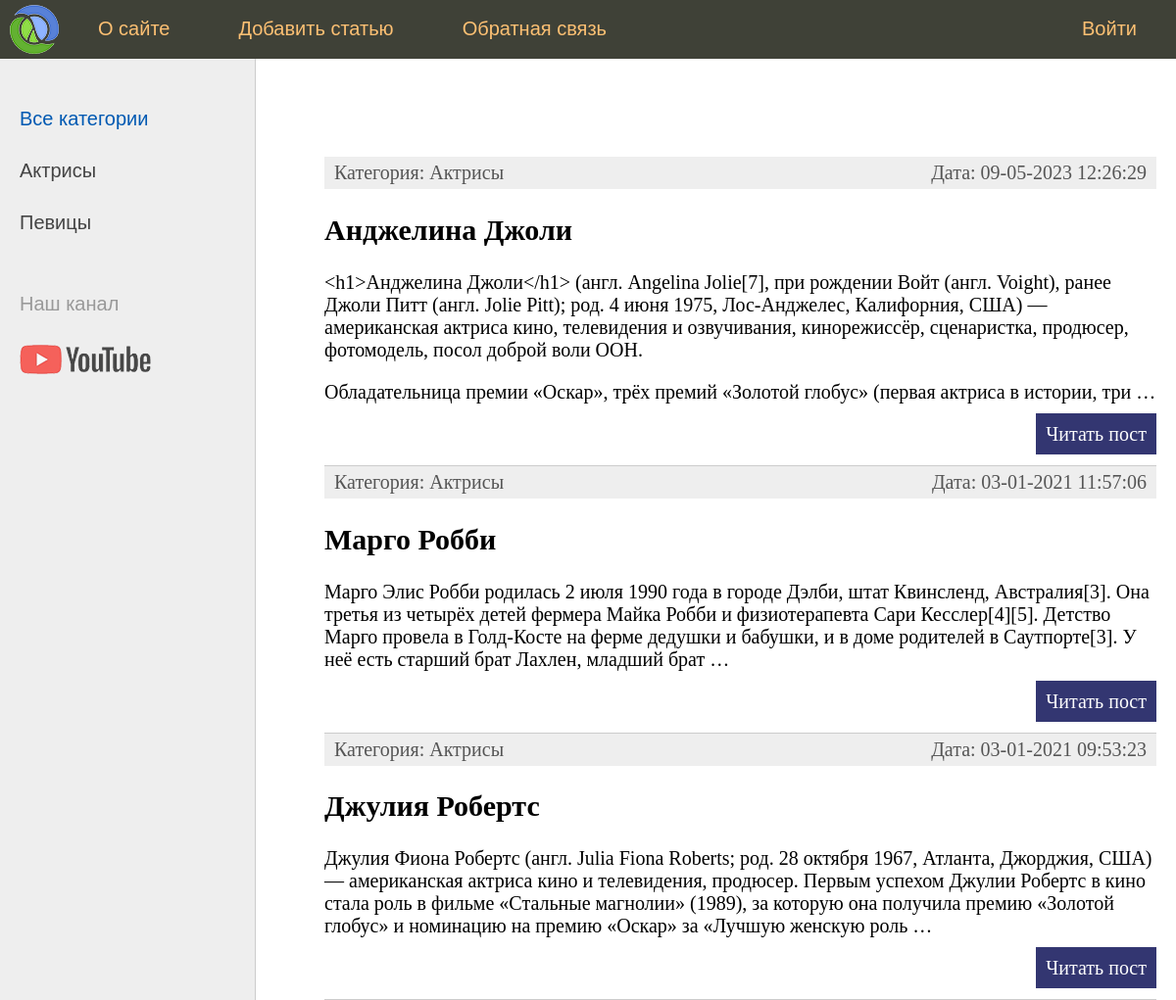
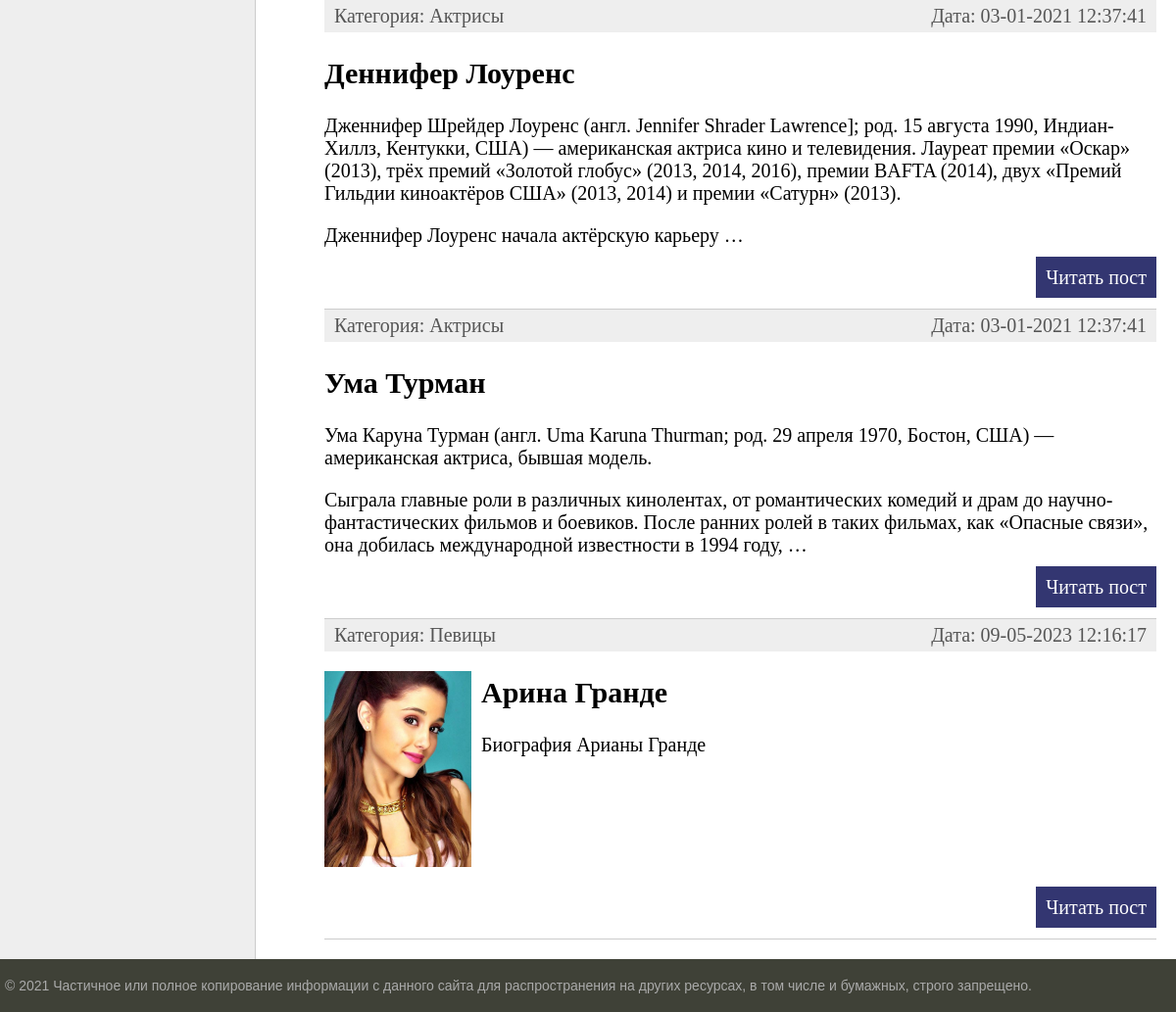
The page / on the database its author committed (2 pictures, top to bottom).
### women/models.py (models this page shows, shortened)
class Category(models.Model):
    name = models.CharField(max_length=100, db_index=True, verbose_name='Название категории')
    def __str__(self):
        return self.name
    def get_absolute_url(self):
        return reverse('category', kwargs={'cat_id': self.pk})
    class Meta:
        verbose_name = 'Категории'
        verbose_name_plural = 'Категории'
        ordering = ['name']

class Women(models.Model):
    title = models.CharField(max_length=255, verbose_name='Заголовок')
    content = models.TextField(blank=True, verbose_name='Текст статьи')
    photo = models.ImageField(upload_to="photos/%Y/%m/%d", verbose_name="Фото")
    time_create = models.DateTimeField(auto_now_add=True, verbose_name='Дата создания')
    time_update = models.DateTimeField(auto_now=True, verbose_name='Дата изменения')
    is_published = models.BooleanField(default=True, verbose_name='Публикация')
    cat = models.ForeignKey('Category', on_delete=models.PROTECT, null=True, verbose_name='Категория')
    def get_absolute_url(self):
        return reverse('post', kwargs={'post_id': self.pk})
    class Meta:
        verbose_name = 'Известные женщины'
        verbose_name_plural = 'Известные женщины'
        ordering = ['time_create', 'title']

### women/views.py (the view)
# urls.py: path('', index, name='home'),
def index(request):
    posts = Women.objects.all()
    context = {
        'posts': posts,
        'title': 'Main page',
        'cat_selected': 0,
    }
    return render(request, 'women/index.html', context=context)

### women/templatetags/women_tags.py (called while the page is built)
@register.inclusion_tag('women/nav_menu.html')
def show_nav_menu():
    menu = [
        {'title': 'О сайте', 'url_name': 'about'},
        {'title': 'Добавить статью', 'url_name': 'add_page'},
        {'title': 'Обратная связь', 'url_name': 'contact'},
        {'title': 'Войти', 'url_name': 'login'},
    ]
    posts = Women.objects.all()
    return {'posts': posts,
            'menu': menu,
            'title': 'Main page',
            'cat_selected': 0,}

@register.inclusion_tag('women/list_categories.html')
def show_categories(sort=None, cat_selected=0):
    if not sort:
        cats = Category.objects.all()
    else:
        cats = Category.objects.order_by(sort)
    return {'cats': cats, 'cat_selected': cat_selected}

### women/templates/women/index.html (shortened to what this page needs)
{% extends 'women/base.html' %}
{% block content %}
<ul class="list-articles">
	{% for p in posts %}
		<li><div class="article-panel">
			<p class="first">Категория: {{p.cat}}</p>
			<p class="last">Дата: {{p.time_update|date:"d-m-Y H:i:s"}}</p>
		</div>
		{% if p.photo %}
			<p><img class="img-article-left thumb" src="{{p.photo.url}}" alt="#"></p>
		{% endif %}
		<h2>{{p.title}}</h2>
			{% autoescape on%}
		<p>{{p.content|linebreaks|truncatewords:50}}</p>
			{% endautoescape %}
		<p class="link-read-post"><a href="{{p.get_absolute_url}}">Читать пост</a></p>
		</li>
	{% endfor %}
</ul>
{% endblock %}

### women/templates/women/list_categories.html
{% for c in cats %}
    {% if c.pk == cat_selected %}
        <li class="selected">{{c.name}}</li>
    {% else %}
        <li><a href="{{c.get_absolute_url}}">{{c.name}}</a></li>
    {% endif %}
{% endfor %}

### women/static/women/css/styles.css (style rules this page uses)
html, body { font-family: 'Arial'; margin: 0; padding: 0; height: 100%; width: 100%; color: #444; }
a { color: #0059b2; text-decoration: none; }
img { max-width: 600px; height: auto; }
img.img-article-left { max-width: 300px; height: auto; float: left; padding: 0 10px 10px 0; }
img.img-article-left.thumb { max-width: 150px; height: auto; }
p.link-read-post { text-align: right; }
p.link-read-post a { padding: 10px; min-width: 100px; background: #333671; color: #fff; text-decoration: none; }
div.article-panel { background: #eee; padding: 5px 10px 5px 10px; box-sizing: border-box; overflow: hidden; color: #555; }
div.article-panel p.first { margin: 0; float: left; }
div.article-panel p.last { margin: 0; float: right; }
ul.list-articles { list-style: none; margin: 0; padding: 0; }
ul.list-articles li { border-bottom: 1px solid #ccc; }
.left-chapters ul li { margin: 30px 0 0 0; color: #999; }
.left-chapters ul li a { color: #444; text-decoration: none; }

### rows shown on the page
Category: name "Актрисы"
Category: name "Певицы"
Women: cat "Актрисы", time_update "09-05-2023 12:26:29", title "Анджелина Джоли", content "<h1>Анджелина Джоли</h1> (англ. Angelina Jolie[7], при рождении Войт (англ. Voight), ранее Джоли Питт (англ. Jolie Pitt); род. 4 июня 1975, Лос-Анджелес, Калифорния, США) — американская актриса кино, телевидения и озвучивания, кинорежиссёр, сценаристка, продюсер, фотомодель, посол доброй воли ООН. Обладательница премии «Оскар», трёх премий «Золотой глобус» (первая актриса в истории, три …"
Women: cat "Актрисы", time_update "03-01-2021 11:57:06", title "Марго Робби", content "Марго Элис Робби родилась 2 июля 1990 года в городе Дэлби, штат Квинсленд, Австралия[3]. Она третья из четырёх детей фермера Майка Робби и физиотерапевта Сари Кесслер[4][5]. Детство Марго провела в Голд-Косте на ферме дедушки и бабушки, и в доме родителей в Саутпорте[3]. У неё есть старший брат Лахлен, младший брат …"
Women: cat "Актрисы", time_update "03-01-2021 09:53:23", title "Джулия Робертс", content "Джулия Фиона Робертс (англ. Julia Fiona Roberts; род. 28 октября 1967, Атланта, Джорджия, США) — американская актриса кино и телевидения, продюсер. Первым успехом Джулии Робертс в кино стала роль в фильме «Стальные магнолии» (1989), за которую она получила премию «Золотой глобус» и номинацию на премию «Оскар» за «Лучшую женскую роль …"
Women: cat "Актрисы", time_update "03-01-2021 12:37:41", title "Деннифер Лоуренс", content "Дженнифер Шрейдер Лоуренс (англ. Jennifer Shrader Lawrence]; род. 15 августа 1990, Индиан-Хиллз, Кентукки, США) — американская актриса кино и телевидения. Лауреат премии «Оскар» (2013), трёх премий «Золотой глобус» (2013, 2014, 2016), премии BAFTA (2014), двух «Премий Гильдии киноактёров США» (2013, 2014) и премии «Сатурн» (2013). Дженнифер Лоуренс начала актёрскую карьеру …"
Women: cat "Актрисы", time_update "03-01-2021 12:37:41", title "Ума Турман", content "Ума Каруна Турман (англ. Uma Karuna Thurman; род. 29 апреля 1970, Бостон, США) — американская актриса, бывшая модель. Сыграла главные роли в различных кинолентах, от романтических комедий и драм до научно-фантастических фильмов и боевиков. После ранних ролей в таких фильмах, как «Опасные связи», она добилась международной известности в 1994 году, …"
Women: cat "Певицы", time_update "09-05-2023 12:16:17", photo (picture), title "Арина Гранде", content "Биография Арианы Гранде"

### other values the page prints
{{ m.title }} "О сайте" "Добавить статью" "Обратная связь"
{{ m.title }} "Войти"
